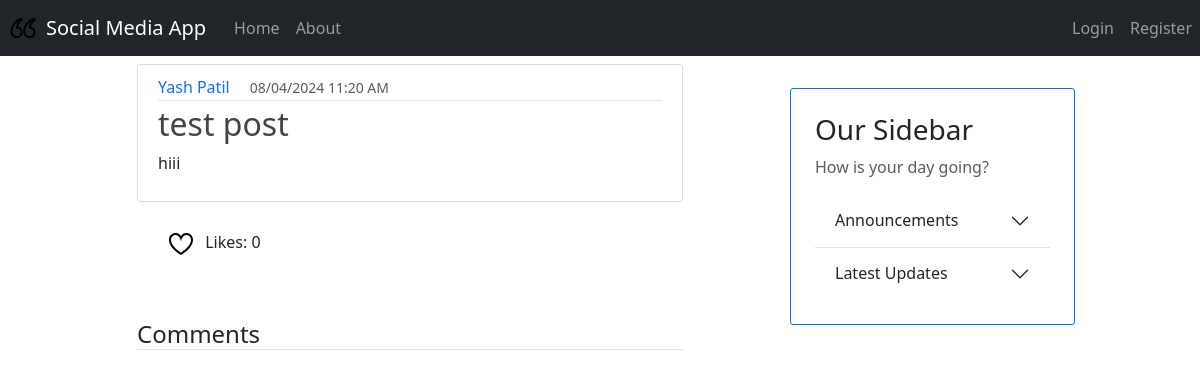
Page /post/11 on the earlier database version.
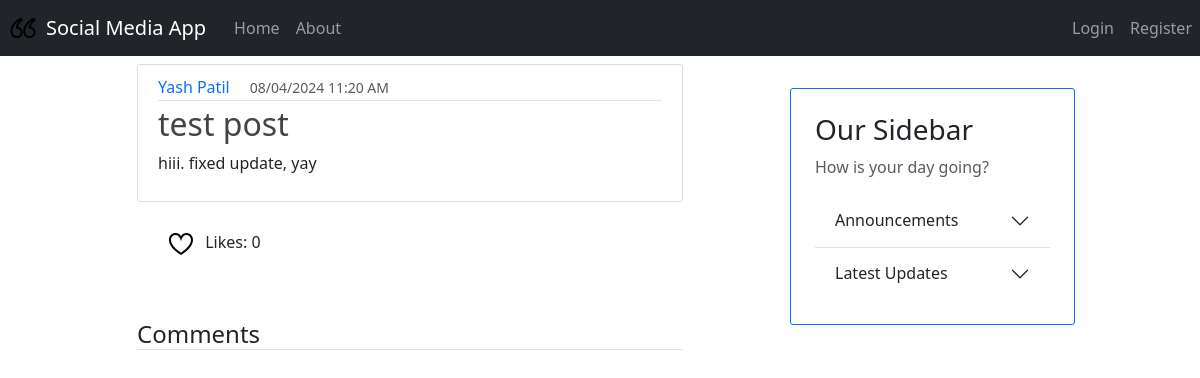
Same page on the later database version.
### models.py (models this page shows, shortened)
class Base(DeclarativeBase): # pylint: disable=too-few-public-methods
    pass

class Posts(Base): # pylint: disable=too-few-public-methods
    __tablename__ = "posts"
    id: Mapped[int] = mapped_column(primary_key=True)
    title: Mapped[str] = mapped_column(nullable=False)
    text: Mapped[str] = mapped_column(nullable=False)
    image: Mapped[Optional[str]] = mapped_column()
    likes: Mapped[List["Likes"]] = relationship(back_populates="post")
    timestamp: Mapped[int] = mapped_column(nullable=False)
    owner_id: Mapped[str] = mapped_column(ForeignKey("user_account.username"))
    owner: Mapped["User"] = relationship(back_populates="posts")
    comments: Mapped[List["Comments"]] = relationship(back_populates="post")
    no_of_likes = column_property(
        select(func.count(Likes.id))
        .where(Likes.liked_post_id == id)
        .scalar_subquery()
    )

### app.py (the view)
@app.route("/post/<int:post_id>", methods=['GET', 'POST'])
def post(post_id):
    post = db.session.execute(db.select(Posts).where(Posts.id == post_id)).scalar_one_or_none()
    tz = timezone("Asia/Kolkata")
    if current_user.is_authenticated:
        has_liked = db.session.execute(select(Likes)
                                       .where(Likes.liked_by_id == current_user.username)
                                       .where(Likes.liked_post_id == post_id)
                                       ).scalar_one_or_none()
        form = CommentForm()
        if form.validate_on_submit() :
            comment = Comments(
                        text=form.text.data,
                        created_by=current_user,
                        post_id = post_id,
                        )
            db.session.add(comment)
            post.comments.append(comment)
            comment.created_by = current_user
            db.session.commit()
            flash('Comment Created!', 'success')
        return render_template('post.html', post=post,datetime=datetime,comments=post.comments,form=form,tz=tz, has_liked=has_liked)
    else:
        return render_template('post.html', post=post,datetime=datetime,comments=post.comments,form=None,tz=tz)

### templates/post.html (shortened to what this page needs)
{% extends "layout.html" %}
{% import "macros.html" as macro %}
{% block content %}
<article class="media content-section">
    {{ macro.render_post(post, datetime, tz) }}
</article>
<li class="button-container d-flex justify-content-between">
    <div class="mt-2 mb-4">
        <ul class="button" onclick="location.href='{{ url_for('like_post', post_id=post.id) }}';">
            {% if has_liked %}
                <img src="{{ url_for('static', filename='liked.svg') }}" class="me-2 likeButton">
            {% else %}
                <img src="{{ url_for('static', filename='notliked.svg') }}" class="me-2 likeButton">
            {% endif %}
            Likes: {{ post.no_of_likes }}
        </ul>
    </div>
</li>
        <div class="media-body">
        <h4 class="border-bottom mt-4">Comments</h4>
    </div>
<br>
{% endblock %}

### templates/macros.html
{% macro render_post(post, datetime, tz) -%}
    <div class="media-body">
        <div class="article-metadata">
            <a class="text-decoration-none me-3" href="#">{{ post.owner.fullname }}</a>
            <small class="text-muted">{{ datetime.fromtimestamp(post.timestamp, tz=tz).strftime('%d/%m/%Y %I:%M %p') }}</small>
        </div>
        <h2><a class="article-title text-decoration-none" href="{{ url_for('post',post_id=post.id) }}">{{ post.title }}</a></h2>
        <p class="article-content">{{ post.text }}</p>
    </div>
{%- endmacro %}

Differences in the rows shown:
changed Posts "test post": text "hiii" → "hiii. fixed update, yay"
